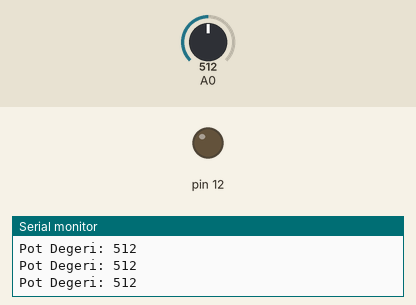
Bench run of a sketch on a simulated Arduino Uno, built with avr-gcc and run on an emulated ATmega328P. Parts: output pins drawn as LEDs (lit = HIGH), the last lines printed to the serial monitor. Inputs (shaded band) come from the test bench; at power-on: A0 = 512.

Above: at 1.2 s.
1.3 s: A0 set to 528
At 2.2 s:
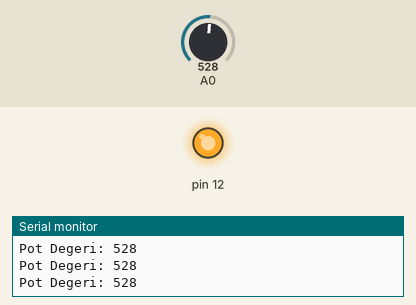
2.9 s: A0 set to 511
At 3.5 s:
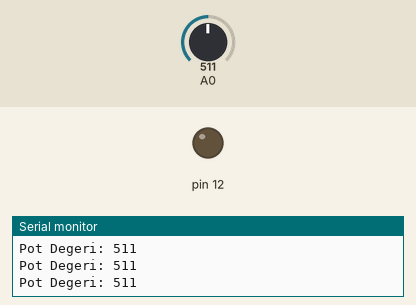
4.5 s: A0 set to 716
At 4.9 s:
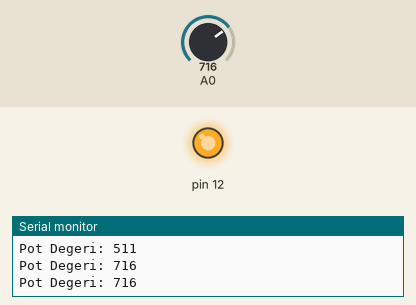
Timing chart, 0 to 7.5 s (numbered marks = the images above; inputs shaded):
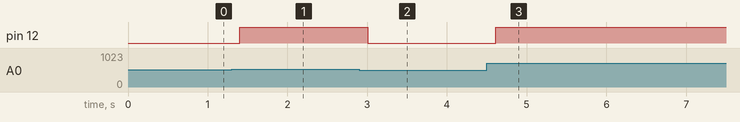

The sketch:

ders_6_potansiyometre_ile_led_yak.ino
```cpp
// Mucit Akademisi Tekrar Notları
// Bu kodun amacı: Potansiyometre değeri belirli bir seviyeyi aşınca 12. pine bağlı LED’i yakmaktır.
// Örneğin: pot > 512 ise LED yanar, değilse söner.

void setup() {
  pinMode(12, OUTPUT);
  Serial.begin(9600);
}

void loop() {
  int potValue = analogRead(A0);
  Serial.print("Pot Degeri: ");
  Serial.println(potValue);

  if (potValue > 512) {
    digitalWrite(12, HIGH); // LED yan
  } else {
    digitalWrite(12, LOW);  // LED sön
  }

  delay(200);
}
```

Measured:
- the behaviour switches between 512 and 513 on A0 (found by bisection; images 0 and 1)
- after the input at 1.3 s, pin 12: LOW → HIGH after 0.10 s
- after the input at 2.9 s, pin 12: HIGH → LOW after 0.11 s
- after the input at 4.5 s, pin 12: LOW → HIGH after 0.11 s
